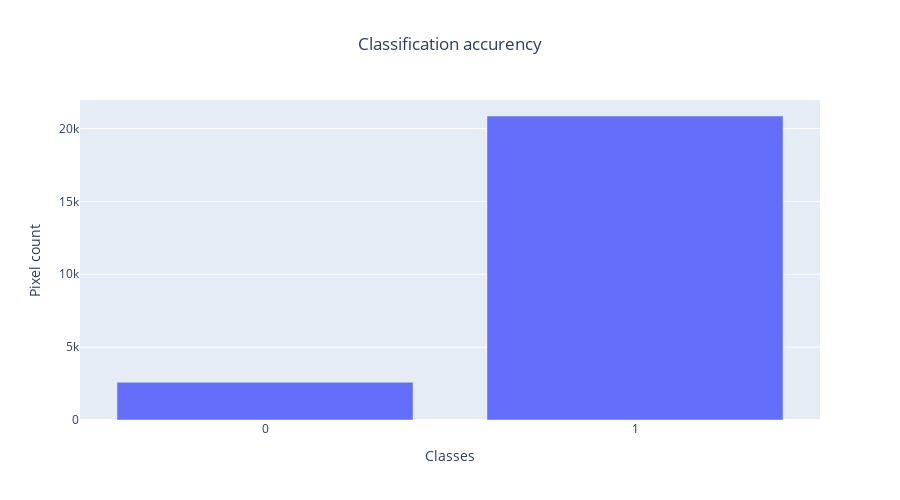

The cell this chart's notebook holds for it:
### Code cell
hist

### Figure 1 — Plotly figure (JSON) as saved in the notebook; plotly's stock layout.template omitted (floating-point values rounded to 4 significant figures)
{"data": [{"alignmentgroup": "True", "hovertemplate": "Classes=%{x}<br>Pixel count=%{y}<extra></extra>", "legendgroup": "", "marker": {"color": "#636efa", "pattern": {"shape": ""}}, "name": "", "offsetgroup": "", "orientation": "v", "showlegend": false, "textposition": "auto", "type": "bar", "x": ["0", "1"], "xaxis": "x", "y": [2591, 20856], "yaxis": "y"}], "layout": {"barmode": "relative", "height": 500, "legend": {"tracegroupgap": 0}, "title": {"text": "Classification accurency", "x": 0.5}, "xaxis": {"anchor": "y", "domain": [0, 1], "title": {"text": "Classes"}}, "yaxis": {"anchor": "x", "domain": [0, 1], "title": {"text": "Pixel count"}}}}
